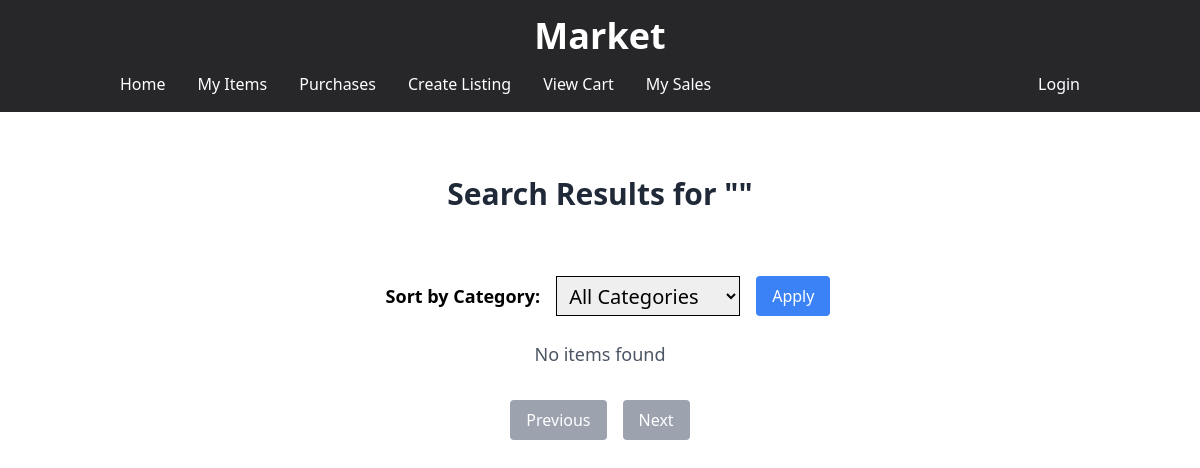
/Item/search, run on an earlier commit of the app's database.
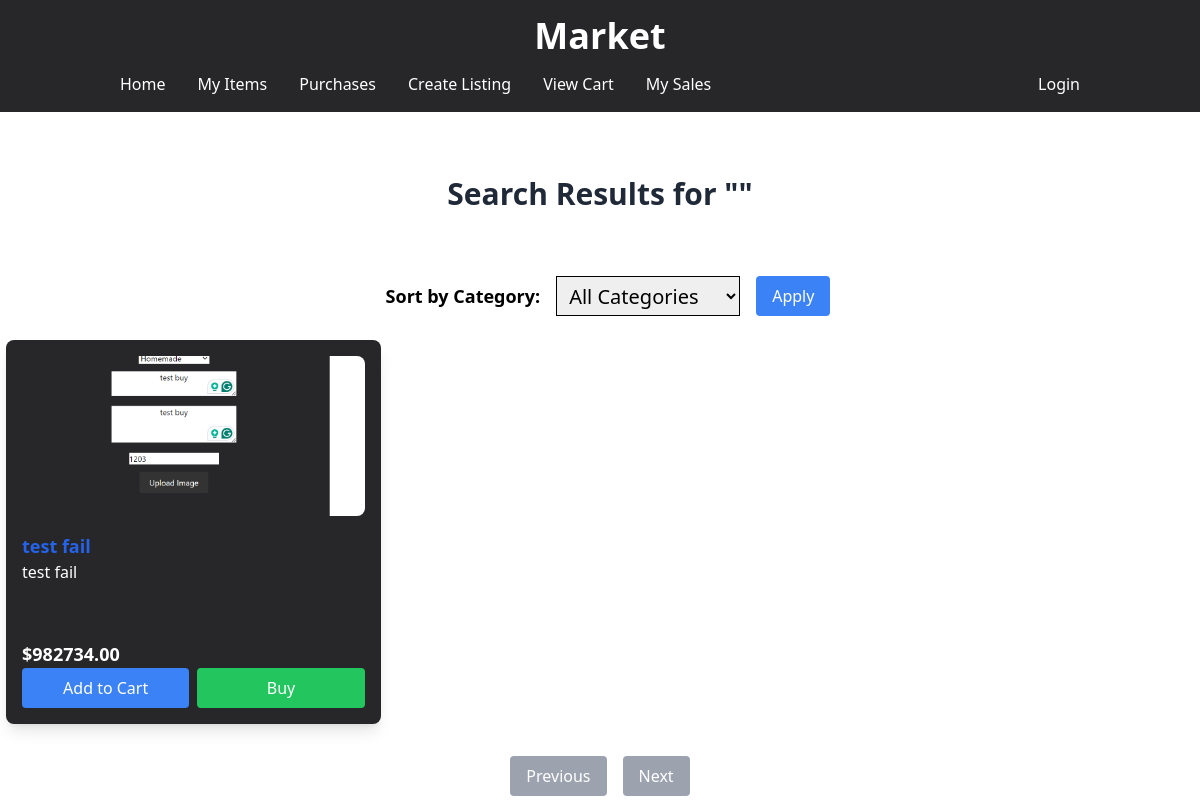
And on a later commit of the database.
### Item/models.py (models this page shows)
class Item(models.Model):
    CATEGORY_CHOICES = [
        ('handmade', 'Handmade'),
        ('collectible', 'Collectible'),
        ('general_market', 'General Market'),
    ]
    user = models.ForeignKey(settings.AUTH_USER_MODEL, on_delete=models.CASCADE, related_name="items")
    category = models.CharField(max_length=50, choices=CATEGORY_CHOICES)
    title = models.CharField(max_length=50)
    description = models.TextField()
    price = models.DecimalField(max_digits=10, decimal_places=2)
    image = models.ImageField(upload_to='item_images/', blank=False, null=False)
    addedDate = models.DateTimeField(auto_now_add=True)
    is_sold = models.BooleanField(default=False)

### Item/views.py (the view)
# urls.py: path("search", views.search, name="search"),
def search(request):
    if request.method == "GET":
        db = DatabaseSingleton()
        items, title = db.searchItem(request)
        items_per_page = 4
        iterator = Iterator(items, items_per_page)
        page = int(request.GET.get('page', 1))
        iterator.current_page = page
        paginated_items = iterator.getCurrentPageItems()
        total_pages = iterator.getTotalPages()
        previous_page = page - 1 if page > 1 else None
        next_page = page + 1 if page < total_pages else None
        context = {
            'items': paginated_items,
            'title': title,
            'current_page': page,
            'total_pages': total_pages,
            'previous_page': previous_page,
            'next_page': next_page,
        }
        return render(request, "Item/search.html", context)

### services.py (called while the page is built)
    def __new__(cls):
        if cls._instance is None:
            cls._instance = super(DatabaseSingleton, cls).__new__(cls)
        return cls._instance

    def searchItem(self, request):
        title = request.GET.get('title', '')
        category = request.GET.get('category', '')
        items = Item.objects.filter(title__icontains=title, is_sold=False)
        if len(category) > 0 and category != 'all':
            items = items.filter(category=category)
        return items, title

    def getCurrentPageItems(self):
        start_index = (self.current_page - 1) * self.items_per_page
        end_index = start_index + self.items_per_page
        return self.items[start_index:end_index]

    def getTotalPages(self):
        return (len(self.items) + self.items_per_page - 1) // self.items_per_page

### templates/Item/search.html (shortened to what the changed rows need)
<!DOCTYPE html>
{% load static %}
<html lang="en">
<head>
    <link rel="stylesheet" href="{% static 'Item/search.css' %}">
    <link href="https://cdnjs.cloudflare.com/ajax/libs/tailwindcss/2.0.2/tailwind.min.css" rel="stylesheet">
    <script src="https://cdn.tailwindcss.com"></script>
</head>
<body>
    <div class="w-full bg-zinc-800">
        <div class="container mx-auto px-4 pt-4">
            <h1 class="text-4xl font-bold text-white text-center">Market</h1>
        </div>
    </div>
    <div class="w-full justify-center text-center my-16">
        <h1 class="text-3xl font-bold text-gray-800">Search Results for "{{ title }}"</h1>
    </div>
    <div class="w-[99%] mx-auto grid grid-cols-1 sm:grid-cols-2 lg:grid-cols-3 xl:grid-cols-4 gap-8">
        {% for item in items %}
        <div class="bg-zinc-800 p-4 rounded-lg shadow-lg flex flex-col">
            <img src="{{ item.image.url }}" alt="{{ item.title }}" class="w-full h-40 object-cover rounded-lg mb-4">
            <a href="{% url 'showItem' item.id %}" class="text-lg font-semibold text-blue-600 hover:text-blue-800">
                {{ item.title }}
            </a>
            <p class="text-white mb-4 h-16 overflow-hidden">{{ item.description|truncatewords:20 }}</p>
            <p class="text-lg font-semibold text-white">${{ item.price }}</p>
            <div class="mt-auto flex justify-between space-x-2">
                <form action="{% url 'add_to_cart' item.id %}" method="post" class="w-1/2">
                    <button type="submit" class="w-full bg-blue-500 text-white py-2 rounded hover:bg-blue-600">Add to Cart</button>
                </form>
                <form action="{% url 'buy' item.id %}" method="get" class="w-1/2">
                    <button type="submit" class="w-full bg-green-500 text-white py-2 rounded hover:bg-green-600">Buy</button>
                </form>
            </div>
        </div>
        {% empty %}
            <p class="text-center col-span-full text-lg text-gray-600">No items found</p>
        {% endfor %}
    </div>
</body>
</html>

What changed in the data, as far as the page shows it:
added Item: image (picture), title "test fail", description "test fail", price "982734.00"
Also different on the page:
text no longer shown: "No items found"
